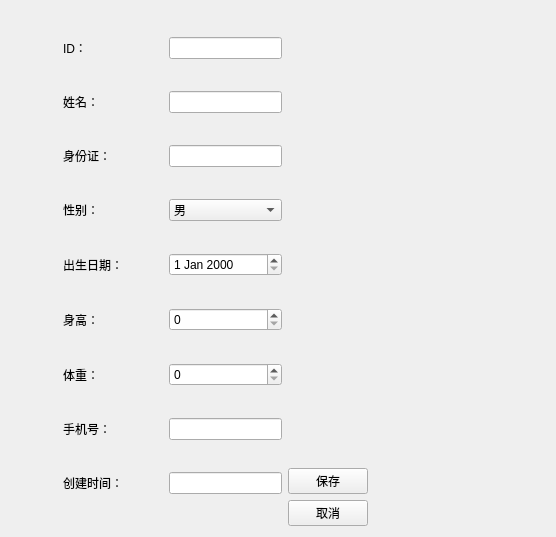
<?xml version="1.0" encoding="UTF-8"?>
<ui version="4.0">
 <class>PatientEditView</class>
 <widget class="QWidget" name="PatientEditView">
  <property name="geometry">
   <rect>
    <x>0</x>
    <y>0</y>
    <width>556</width>
    <height>537</height>
   </rect>
  </property>
  <property name="windowTitle">
   <string>添加患者</string>
  </property>
  <layout class="QGridLayout" name="gridLayout">
   <item row="0" column="0">
    <spacer name="horizontalSpacer">
     <property name="orientation">
      <enum>Qt::Orientation::Horizontal</enum>
     </property>
     <property name="sizeType">
      <enum>QSizePolicy::Policy::Fixed</enum>
     </property>
     <property name="sizeHint" stdset="0">
      <size>
       <width>52</width>
       <height>20</height>
      </size>
     </property>
    </spacer>
   </item>
   <item row="0" column="1">
    <layout class="QVBoxLayout" name="verticalLayout">
     <item>
      <layout class="QHBoxLayout" name="horizontalLayout_8">
       <item>
        <widget class="QLabel" name="label">
         <property name="minimumSize">
          <size>
           <width>100</width>
           <height>0</height>
          </size>
         </property>
         <property name="text">
          <string>ID：</string>
         </property>
        </widget>
       </item>
       <item>
        <widget class="QLineEdit" name="dbEditID">
         <property name="sizePolicy">
          <sizepolicy hsizetype="Expanding" vsizetype="Fixed">
           <horstretch>0</horstretch>
           <verstretch>0</verstretch>
          </sizepolicy>
         </property>
         <property name="minimumSize">
          <size>
           <width>113</width>
           <height>0</height>
          </size>
         </property>
        </widget>
       </item>
      </layout>
     </item>
     <item>
      <layout class="QHBoxLayout" name="horizontalLayout_7">
       <item>
        <widget class="QLabel" name="label_2">
         <property name="minimumSize">
          <size>
           <width>100</width>
           <height>0</height>
          </size>
         </property>
         <property name="text">
          <string>姓名：</string>
         </property>
        </widget>
       </item>
       <item>
        <widget class="QLineEdit" name="dbEditName">
         <property name="sizePolicy">
          <sizepolicy hsizetype="Expanding" vsizetype="Fixed">
           <horstretch>0</horstretch>
           <verstretch>0</verstretch>
          </sizepolicy>
         </property>
         <property name="minimumSize">
          <size>
           <width>113</width>
           <height>0</height>
          </size>
         </property>
        </widget>
       </item>
      </layout>
     </item>
     <item>
      <layout class="QHBoxLayout" name="horizontalLayout_6">
       <item>
        <widget class="QLabel" name="label_3">
         <property name="minimumSize">
          <size>
           <width>100</width>
           <height>0</height>
          </size>
         </property>
         <property name="text">
          <string>身份证：</string>
         </property>
        </widget>
       </item>
       <item>
        <widget class="QLineEdit" name="dbEditIDCard">
         <property name="sizePolicy">
          <sizepolicy hsizetype="Expanding" vsizetype="Fixed">
           <horstretch>0</horstretch>
           <verstretch>0</verstretch>
          </sizepolicy>
         </property>
         <property name="minimumSize">
          <size>
           <width>113</width>
           <height>0</height>
          </size>
         </property>
        </widget>
       </item>
      </layout>
     </item>
     <item>
      <layout class="QHBoxLayout" name="horizontalLayout_5">
       <item>
        <widget class="QLabel" name="label_4">
         <property name="minimumSize">
          <size>
           <width>100</width>
           <height>0</height>
          </size>
         </property>
         <property name="text">
          <string>性别：</string>
         </property>
        </widget>
       </item>
       <item>
        <widget class="QComboBox" name="dbComboSex">
         <property name="sizePolicy">
          <sizepolicy hsizetype="Expanding" vsizetype="Fixed">
           <horstretch>0</horstretch>
           <verstretch>0</verstretch>
          </sizepolicy>
         </property>
         <property name="minimumSize">
          <size>
           <width>113</width>
           <height>0</height>
          </size>
         </property>
         <item>
          <property name="text">
           <string>男</string>
          </property>
         </item>
         <item>
          <property name="text">
           <string>女</string>
          </property>
         </item>
        </widget>
       </item>
      </layout>
     </item>
     <item>
      <layout class="QHBoxLayout" name="horizontalLayout_4">
       <item>
        <widget class="QLabel" name="label_5">
         <property name="minimumSize">
          <size>
           <width>100</width>
           <height>0</height>
          </size>
         </property>
         <property name="text">
          <string>出生日期：</string>
         </property>
        </widget>
       </item>
       <item>
        <widget class="QDateEdit" name="dbDateEditBirthday">
         <property name="sizePolicy">
          <sizepolicy hsizetype="Expanding" vsizetype="Fixed">
           <horstretch>0</horstretch>
           <verstretch>0</verstretch>
          </sizepolicy>
         </property>
         <property name="minimumSize">
          <size>
           <width>113</width>
           <height>0</height>
          </size>
         </property>
        </widget>
       </item>
      </layout>
     </item>
     <item>
      <layout class="QHBoxLayout" name="horizontalLayout_3">
       <item>
        <widget class="QLabel" name="label_6">
         <property name="minimumSize">
          <size>
           <width>100</width>
           <height>0</height>
          </size>
         </property>
         <property name="text">
          <string>身高：</string>
         </property>
        </widget>
       </item>
       <item>
        <widget class="QSpinBox" name="dbSpinBoxHeight">
         <property name="sizePolicy">
          <sizepolicy hsizetype="Expanding" vsizetype="Fixed">
           <horstretch>0</horstretch>
           <verstretch>0</verstretch>
          </sizepolicy>
         </property>
         <property name="minimumSize">
          <size>
           <width>113</width>
           <height>0</height>
          </size>
         </property>
        </widget>
       </item>
      </layout>
     </item>
     <item>
      <layout class="QHBoxLayout" name="horizontalLayout_2">
       <item>
        <widget class="QLabel" name="label_7">
         <property name="minimumSize">
          <size>
           <width>100</width>
           <height>0</height>
          </size>
         </property>
         <property name="text">
          <string>体重：</string>
         </property>
        </widget>
       </item>
       <item>
        <widget class="QSpinBox" name="dbSpinBoxWeight">
         <property name="sizePolicy">
          <sizepolicy hsizetype="Expanding" vsizetype="Fixed">
           <horstretch>0</horstretch>
           <verstretch>0</verstretch>
          </sizepolicy>
         </property>
         <property name="minimumSize">
          <size>
           <width>113</width>
           <height>0</height>
          </size>
         </property>
        </widget>
       </item>
      </layout>
     </item>
     <item>
      <layout class="QHBoxLayout" name="horizontalLayout">
       <item>
        <widget class="QLabel" name="label_8">
         <property name="minimumSize">
          <size>
           <width>100</width>
           <height>0</height>
          </size>
         </property>
         <property name="text">
          <string>手机号：</string>
         </property>
        </widget>
       </item>
       <item>
        <widget class="QLineEdit" name="dbEditPhone">
         <property name="sizePolicy">
          <sizepolicy hsizetype="Expanding" vsizetype="Fixed">
           <horstretch>0</horstretch>
           <verstretch>0</verstretch>
          </sizepolicy>
         </property>
         <property name="minimumSize">
          <size>
           <width>113</width>
           <height>0</height>
          </size>
         </property>
        </widget>
       </item>
      </layout>
     </item>
     <item>
      <layout class="QHBoxLayout" name="horizontalLayout_9">
       <item>
        <widget class="QLabel" name="label_9">
         <property name="minimumSize">
          <size>
           <width>100</width>
           <height>0</height>
          </size>
         </property>
         <property name="text">
          <string>创建时间：</string>
         </property>
        </widget>
       </item>
       <item>
        <widget class="QLineEdit" name="dbEditCreateTime">
         <property name="minimumSize">
          <size>
           <width>113</width>
           <height>0</height>
          </size>
         </property>
        </widget>
       </item>
      </layout>
     </item>
    </layout>
   </item>
   <item row="0" column="2">
    <layout class="QVBoxLayout" name="verticalLayout_2">
     <item>
      <spacer name="verticalSpacer">
       <property name="orientation">
        <enum>Qt::Orientation::Vertical</enum>
       </property>
       <property name="sizeHint" stdset="0">
        <size>
         <width>20</width>
         <height>40</height>
        </size>
       </property>
      </spacer>
     </item>
     <item>
      <widget class="QPushButton" name="pushButton">
       <property name="text">
        <string>保存</string>
       </property>
      </widget>
     </item>
     <item>
      <widget class="QPushButton" name="pushButton_2">
       <property name="text">
        <string>取消</string>
       </property>
      </widget>
     </item>
    </layout>
   </item>
   <item row="0" column="3">
    <spacer name="horizontalSpacer_2">
     <property name="orientation">
      <enum>Qt::Orientation::Horizontal</enum>
     </property>
     <property name="sizeHint" stdset="0">
      <size>
       <width>196</width>
       <height>20</height>
      </size>
     </property>
    </spacer>
   </item>
  </layout>
 </widget>
 <resources/>
 <connections/>
</ui>
